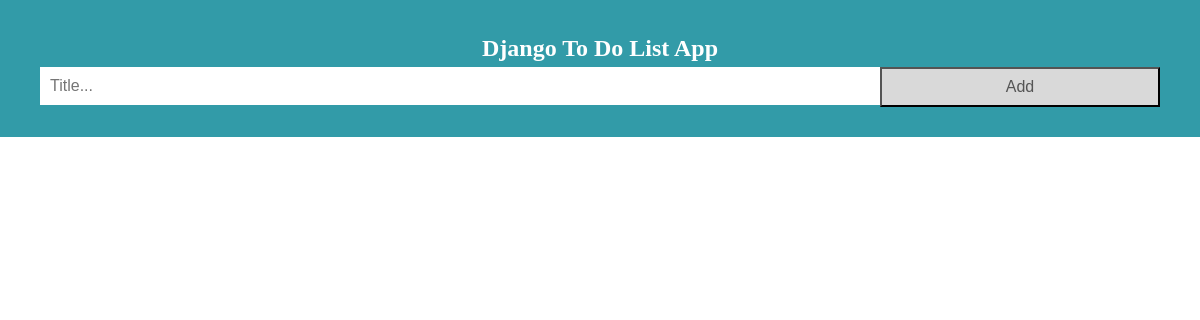
The app's page /, older data.
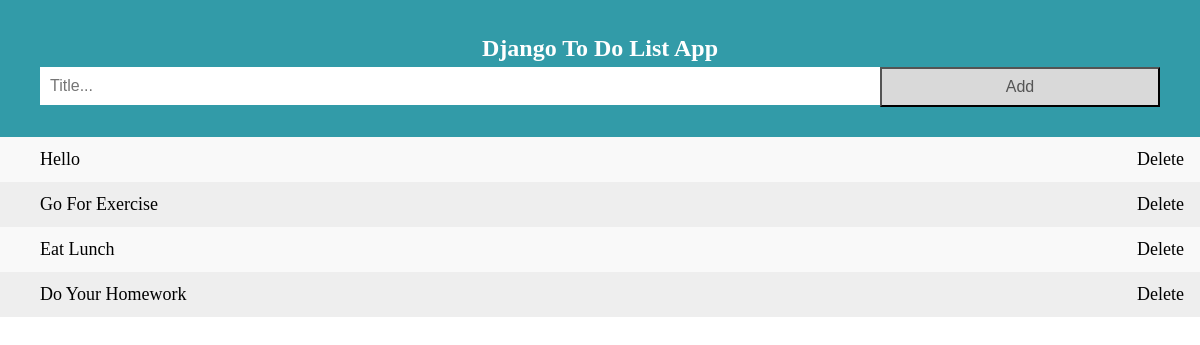
The same page, newer data.
### todo/models.py (models this page shows, shortened)
class Todo(models.Model):
    title=models.CharField(max_length=1000)
    created=models.DateField(auto_now_add=True)
    updated=models.DateTimeField(auto_now=True)
    class Meta:
        ordering=['-updated','-created']

### todo/views.py (the view, shortened to what this page needs)
# urls.py: path('', views.index,name='index'),
def index(request):
    todo=Todo.objects.all()
    return render(request,'index.html',{'todo':todo})

### templates/index.html (shortened to what this page needs)
<!DOCTYPE html>
<html>
<head>
</head>
<body>
<div id="myDIV" class="header">
  <h2 style="margin:5px">Django To Do List App</h2>
  <form action="" method="POST">
    <input type="text" name="title" id="myInput" placeholder="Title...">
    <button type="submit" class="addBtn">Add</button>
  </form>
</div>
<ul id="myUL">
{% for todo in todo reversed %}
  <li>{{todo.title | title}}   <span class="close"><a style="text-decoration: none; color: black;" href="delete/{{todo.id}}">Delete</a></span></li>
  {% endfor %}
</ul>
</body>
</html>

### templates/index.html (style rules this page uses)
body { margin: 0; min-width: 250px; }
* { box-sizing: border-box; }
ul { margin: 0; padding: 0; }
ul li { cursor: pointer; position: relative; padding: 12px 8px 12px 40px; list-style-type: none; background: #eee; font-size: 18px; transition: 0.2s; -webkit-user-select: none; -moz-user-select: none; -ms-user-select: none; user-select: none; }
ul li:nth-child(odd) { background: #f9f9f9; }
.close { position: absolute; right: 0; top: 0; padding: 12px 16px 12px 16px; }
.header { background-color: #329ba8; padding: 30px 40px; color: white; text-align: center; }
.header:after { content: ""; display: table; clear: both; }
input { margin: 0; border: none; border-radius: 0; width: 75%; padding: 10px; float: left; font-size: 16px; }
.addBtn { padding: 9px; width: 25%; background: #d9d9d9; color: #555; float: left; text-align: center; font-size: 16px; cursor: pointer; transition: 0.3s; border-radius: 0; }

Row changes from the older to the newer data that the page shows:
added Todo: title "Hello"
added Todo: title "Go For Exercise"
added Todo: title "Eat Lunch"
added Todo: title "Do Your Homework"
